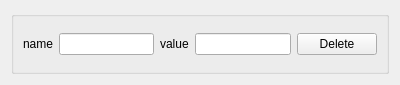
<?xml version="1.0" encoding="UTF-8"?>
<ui version="4.0">
 <class>EnumValue</class>
 <widget class="QWidget" name="EnumValue">
  <property name="geometry">
   <rect>
    <x>0</x>
    <y>0</y>
    <width>400</width>
    <height>85</height>
   </rect>
  </property>
  <property name="windowTitle">
   <string>EnumDetails</string>
  </property>
  <layout class="QVBoxLayout" name="verticalLayout">
   <item>
    <widget class="QGroupBox" name="groupBox">
     <property name="title">
      <string/>
     </property>
     <layout class="QVBoxLayout" name="verticalLayout_2">
      <item>
       <layout class="QHBoxLayout" name="horizontalLayout_2">
        <item>
         <widget class="QLabel" name="nameLabel">
          <property name="text">
           <string>name</string>
          </property>
         </widget>
        </item>
        <item>
         <widget class="QLineEdit" name="nameEdit"/>
        </item>
        <item>
         <widget class="QLabel" name="valueLabel">
          <property name="text">
           <string>value</string>
          </property>
         </widget>
        </item>
        <item>
         <widget class="QLineEdit" name="valueEdit"/>
        </item>
        <item>
         <widget class="QPushButton" name="enumDeleteButton">
          <property name="text">
           <string>Delete</string>
          </property>
         </widget>
        </item>
       </layout>
      </item>
     </layout>
    </widget>
   </item>
  </layout>
 </widget>
 <resources/>
 <connections/>
</ui>
